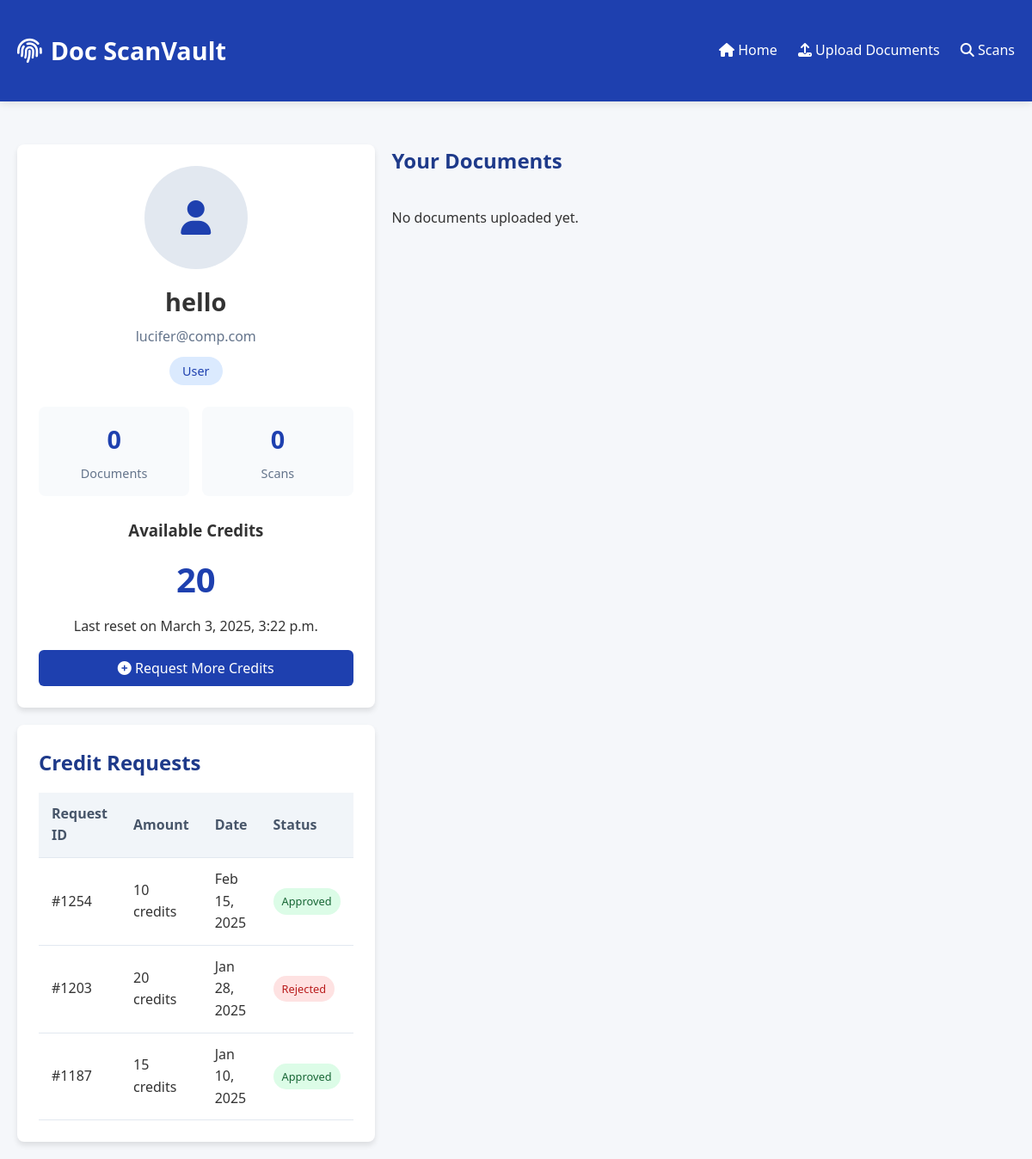
Page /user_profile/26/ on the earlier database version.
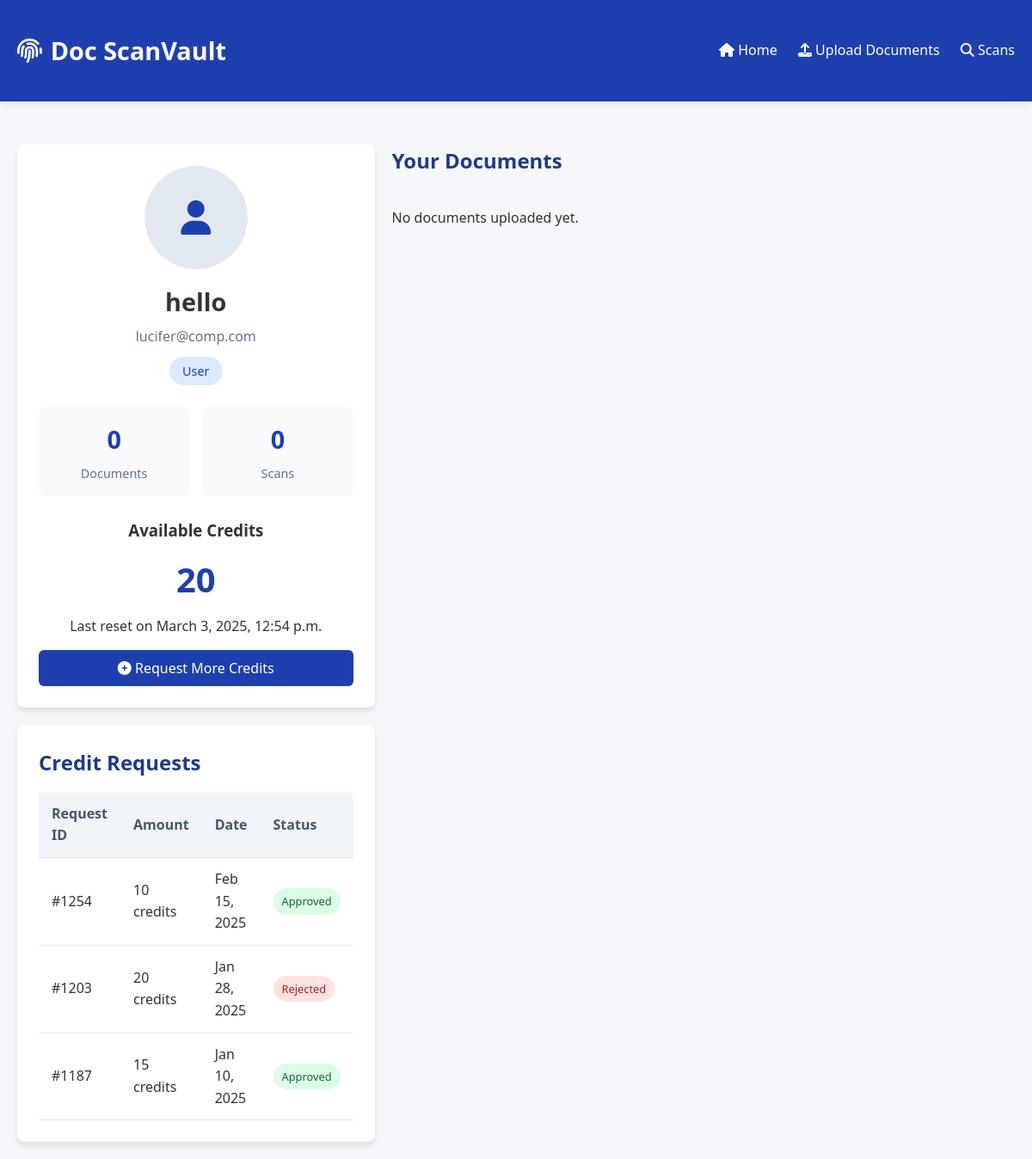
Same page on the later database version.
### Doc_ScanVault/models.py (models this page shows, shortened)
class Credit(models.Model):
    user_id = models.IntegerField(primary_key=True)
    balance = models.IntegerField()
    last_reset_date = models.DateTimeField()
    class Meta:
        app_label = 'Doc_ScanVault'

### Doc_ScanVault/views.py (the view, shortened to what this page needs)
# urls.py: path('user_profile/<int:user_id>/', views.user_profile, name='user_profile'),
def user_profile(request,user_id):
    if request.method == "GET":
        user = get_object_or_404(User, User_id=user_id)
        credit = get_object_or_404(Credit, user_id=user_id)
        reset_daily_credits(credit)
        documents = Document.objects.filter(user_id=user_id) .order_by('-upload_date')
        uploaded_count = documents.count()
        scanned_documents = set(ScanTransaction.objects.filter(document_id__in=documents.values_list('document_id', flat=True)).values_list('document_id', flat=True))
        scanned_count = len(scanned_documents)
        documents_data = [
            {
                'document_id': doc.document_id,
                'title': doc.title,
                'file_path': doc.file_path,
                'file_size': doc.file_size,
                'upload_date': doc.upload_date.strftime('%Y-%m-%d %H:%M:%S'),
                'content_hash': doc.content_hash,
                'scan_data': get_scan_data(doc.document_id)
            }
            for doc in documents
        ]
        print(len(documents))
        return render(request, 'Doc_ScanVault/profile.html',{'user': user,'credit':credit,'user_id': user_id, 'documents': documents_data ,'uploaded_count': uploaded_count,
        'scanned_count': scanned_count,})

### Doc_ScanVault/views.py (called while the page is built)
def reset_daily_credits(credit):
    now = timezone.now()
    if now.date() > credit.last_reset_date.date():
        credit.balance = 20
        credit.last_reset_date = timezone.now()
        credit.save()

### Doc_ScanVault/templates/Doc_ScanVault/profile.html (shortened to what the changed rows need)
<!DOCTYPE html>
<html lang="en">
<head>
    <link rel="stylesheet" href="https://cdnjs.cloudflare.com/ajax/libs/font-awesome/6.4.0/css/all.min.css">
</head>
<body>
    <div class="container">
        <div class="profile-container">
            <div class="profile-card">
                <div class="profile-header">
                    <h2 class="profile-name">{{ user.Username }}</h2>
                </div>
                <div class="credits-container">
                    <h3>Available Credits</h3>
                    <div class="credits-balance">{{ credit.balance }}</div>
                    <p>Last reset on {{ credit.last_reset_date }}</p>
                    <button id="requestCreditsBtn" class="request-credits-btn">
                        <i class="fas fa-plus-circle"></i> Request More Credits
                    </button>
                </div>
            </div>
            <div class="activity-section">
                <h2 class="section-title">Your Documents</h2>
            </div>
                <div class="profile-card">
                    <table class="activity-table">
                        <thead>
                            <tr>
                                <th>Request ID</th>
                                <th>Amount</th>
                                <th>Date</th>
                                <th>Status</th>
                            </tr>
                        </thead>
                    </table>
                </div>
            </div>
        </div>
</body>
</html>

Differences in the rows shown:
changed Credit: last_reset_date "March 3, 2025, 3:22 p.m." → "March 3, 2025, 12:54 p.m."
